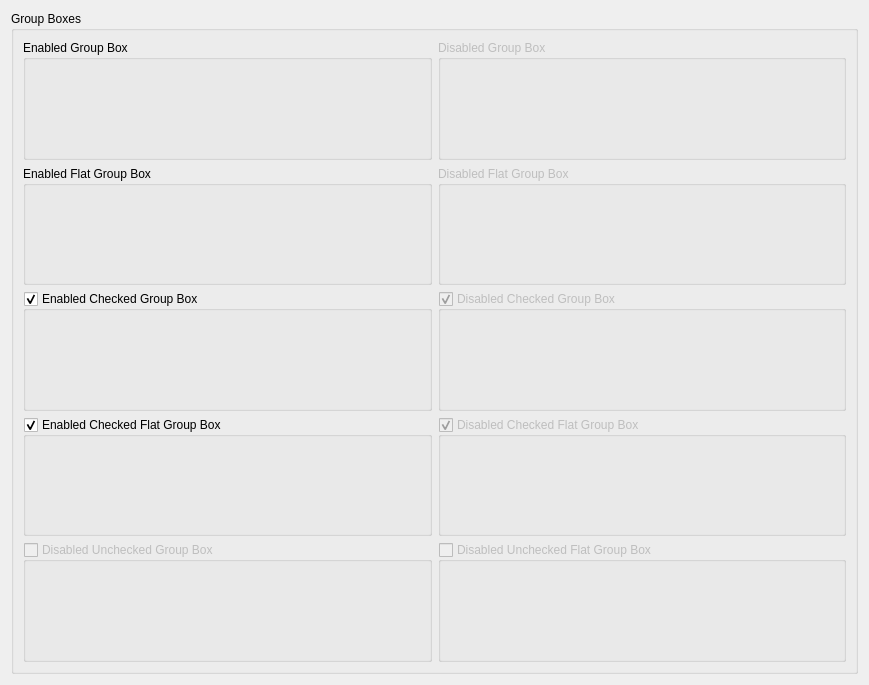
           <widget class="QWidget" name="scrollAreaWidgetContents_3">
            <property name="geometry">
             <rect>
              <x>0</x>
              <y>0</y>
              <width>869</width>
              <height>685</height>
             </rect>
            </property>
            <layout class="QVBoxLayout" name="verticalLayout_6">
             <item>
              <widget class="QGroupBox" name="groupBox_9">
               <property name="title">
                <string>Group Boxes</string>
               </property>
               <layout class="QGridLayout" name="gridLayout_12">
                <item row="2" column="0">
                 <widget class="QGroupBox" name="groupBox_16">
                  <property name="sizePolicy">
                   <sizepolicy hsizetype="Expanding" vsizetype="Expanding">
                    <horstretch>0</horstretch>
                    <verstretch>0</verstretch>
                   </sizepolicy>
                  </property>
                  <property name="title">
                   <string>Enabled Checked Group Box</string>
                  </property>
                  <property name="checkable">
                   <bool>true</bool>
                  </property>
                  <layout class="QGridLayout" name="gridLayout_20">
                   <item row="0" column="0">
                    <spacer name="verticalSpacer_6">
                     <property name="orientation">
                      <enum>Qt::Vertical</enum>
                     </property>
                     <property name="sizeType">
                      <enum>QSizePolicy::Fixed</enum>
                     </property>
                     <property name="sizeHint" stdset="0">
                      <size>
                       <width>20</width>
                       <height>50</height>
                      </size>
                     </property>
                    </spacer>
                   </item>
                  </layout>
                 </widget>
                </item>
                <item row="3" column="1">
                 <widget class="QGroupBox" name="groupBox_19">
                  <property name="enabled">
                   <bool>false</bool>
                  </property>
                  <property name="sizePolicy">
                   <sizepolicy hsizetype="Expanding" vsizetype="Expanding">
                    <horstretch>0</horstretch>
                    <verstretch>0</verstretch>
                   </sizepolicy>
                  </property>
                  <property name="title">
                   <string>Disabled Checked Flat Group Box</string>
                  </property>
                  <property name="flat">
                   <bool>true</bool>
                  </property>
                  <property name="checkable">
                   <bool>true</bool>
                  </property>
                  <layout class="QGridLayout" name="gridLayout_15">
                   <item row="0" column="0">
                    <spacer name="verticalSpacer_9">
                     <property name="orientation">
                      <enum>Qt::Vertical</enum>
                     </property>
                     <property name="sizeType">
                      <enum>QSizePolicy::Fixed</enum>
                     </property>
                     <property name="sizeHint" stdset="0">
                      <size>
                       <width>20</width>
                       <height>50</height>
                      </size>
                     </property>
                    </spacer>
                   </item>
                  </layout>
                 </widget>
                </item>
                <item row="0" column="0">
                 <widget class="QGroupBox" name="groupBox_10">
                  <property name="sizePolicy">
                   <sizepolicy hsizetype="Expanding" vsizetype="Expanding">
                    <horstretch>0</horstretch>
                    <verstretch>0</verstretch>
                   </sizepolicy>
                  </property>
                  <property name="title">
                   <string>Enabled Group Box</string>
                  </property>
                  <layout class="QGridLayout" name="gridLayout_13">
                   <item row="0" column="0">
                    <spacer name="verticalSpacer_2">
                     <property name="orientation">
                      <enum>Qt::Vertical</enum>
                     </property>
                     <property name="sizeType">
                      <enum>QSizePolicy::Fixed</enum>
                     </property>
                     <property name="sizeHint" stdset="0">
                      <size>
                       <width>20</width>
                       <height>50</height>
                      </size>
                     </property>
                    </spacer>
                   </item>
                  </layout>
                 </widget>
                </item>
                <item row="1" column="1">
                 <widget class="QGroupBox" name="groupBox_15">
                  <property name="enabled">
                   <bool>false</bool>
                  </property>
                  <property name="title">
                   <string>Disabled Flat Group Box</string>
                  </property>
                  <property name="flat">
                   <bool>true</bool>
                  </property>
                  <layout class="QGridLayout" name="gridLayout_18">
                   <item row="0" column="0">
                    <spacer name="verticalSpacer_5">
                     <property name="orientation">
                      <enum>Qt::Vertical</enum>
                     </property>
                     <property name="sizeType">
                      <enum>QSizePolicy::Fixed</enum>
                     </property>
                     <property name="sizeHint" stdset="0">
                      <size>
                       <width>20</width>
                       <height>50</height>
                      </size>
                     </property>
                    </spacer>
                   </item>
                  </layout>
                 </widget>
                </item>
                <item row="1" column="0">
                 <widget class="QGroupBox" name="groupBox_14">
                  <property name="sizePolicy">
                   <sizepolicy hsizetype="Expanding" vsizetype="Expanding">
                    <horstretch>0</horstretch>
                    <verstretch>0</verstretch>
                   </sizepolicy>
                  </property>
                  <property name="title">
                   <string>Enabled Flat Group Box</string>
                  </property>
                  <property name="flat">
                   <bool>true</bool>
                  </property>
                  <layout class="QGridLayout" name="gridLayout_19">
                   <item row="0" column="0">
                    <spacer name="verticalSpacer_4">
                     <property name="orientation">
                      <enum>Qt::Vertical</enum>
                     </property>
                     <property name="sizeType">
                      <enum>QSizePolicy::Fixed</enum>
                     </property>
                     <property name="sizeHint" stdset="0">
                      <size>
                       <width>20</width>
                       <height>50</height>
                      </size>
                     </property>
                    </spacer>
                   </item>
                  </layout>
                 </widget>
                </item>
                <item row="2" column="1">
                 <widget class="QGroupBox" name="groupBox_17">
                  <property name="enabled">
                   <bool>false</bool>
                  </property>
                  <property name="sizePolicy">
                   <sizepolicy hsizetype="Expanding" vsizetype="Expanding">
                    <horstretch>0</horstretch>
                    <verstretch>0</verstretch>
                   </sizepolicy>
                  </property>
                  <property name="title">
                   <string>Disabled Checked Group Box</string>
                  </property>
                  <property name="checkable">
                   <bool>true</bool>
                  </property>
                  <layout class="QGridLayout" name="gridLayout_17">
                   <item row="0" column="0">
                    <spacer name="verticalSpacer_7">
                     <property name="orientation">
                      <enum>Qt::Vertical</enum>
                     </property>
                     <property name="sizeType">
                      <enum>QSizePolicy::Fixed</enum>
                     </property>
                     <property name="sizeHint" stdset="0">
                      <size>
                       <width>20</width>
                       <height>50</height>
                      </size>
                     </property>
                    </spacer>
                   </item>
                  </layout>
                 </widget>
                </item>
                <item row="0" column="1">
                 <widget class="QGroupBox" name="groupBox_13">
                  <property name="enabled">
                   <bool>false</bool>
                  </property>
                  <property name="sizePolicy">
                   <sizepolicy hsizetype="Expanding" vsizetype="Expanding">
                    <horstretch>0</horstretch>
                    <verstretch>0</verstretch>
                   </sizepolicy>
                  </property>
                  <property name="title">
                   <string>Disabled Group Box</string>
                  </property>
                  <layout class="QGridLayout" name="gridLayout_14">
                   <item row="0" column="0">
                    <spacer name="verticalSpacer_3">
                     <property name="orientation">
                      <enum>Qt::Vertical</enum>
                     </property>
                     <property name="sizeType">
                      <enum>QSizePolicy::Fixed</enum>
                     </property>
                     <property name="sizeHint" stdset="0">
                      <size>
                       <width>20</width>
                       <height>50</height>
                      </size>
                     </property>
                    </spacer>
                   </item>
                  </layout>
                 </widget>
                </item>
                <item row="3" column="0">
                 <widget class="QGroupBox" name="groupBox_18">
                  <property name="sizePolicy">
                   <sizepolicy hsizetype="Expanding" vsizetype="Expanding">
                    <horstretch>0</horstretch>
                    <verstretch>0</verstretch>
                   </sizepolicy>
                  </property>
                  <property name="title">
                   <string>Enabled Checked Flat Group Box</string>
                  </property>
                  <property name="flat">
                   <bool>true</bool>
                  </property>
                  <property name="checkable">
                   <bool>true</bool>
                  </property>
                  <layout class="QGridLayout" name="gridLayout_16">
                   <item row="0" column="0">
                    <spacer name="verticalSpacer_8">
                     <property name="orientation">
                      <enum>Qt::Vertical</enum>
                     </property>
                     <property name="sizeType">
                      <enum>QSizePolicy::Fixed</enum>
                     </property>
                     <property name="sizeHint" stdset="0">
                      <size>
                       <width>20</width>
                       <height>50</height>
                      </size>
                     </property>
                    </spacer>
                   </item>
                  </layout>
                 </widget>
                </item>
                <item row="4" column="0">
                 <widget class="QGroupBox" name="groupBox_20">
                  <property name="enabled">
                   <bool>false</bool>
                  </property>
                  <property name="sizePolicy">
                   <sizepolicy hsizetype="Expanding" vsizetype="Expanding">
                    <horstretch>0</horstretch>
                    <verstretch>0</verstretch>
                   </sizepolicy>
                  </property>
                  <property name="title">
                   <string>Disabled Unchecked Group Box</string>
                  </property>
                  <property name="checkable">
                   <bool>true</bool>
                  </property>
                  <property name="checked">
                   <bool>false</bool>
                  </property>
                  <layout class="QGridLayout" name="gridLayout_21">
                   <item row="0" column="0">
                    <spacer name="verticalSpacer_11">
                     <property name="orientation">
                      <enum>Qt::Vertical</enum>
                     </property>
                     <property name="sizeType">
                      <enum>QSizePolicy::Fixed</enum>
                     </property>
                     <property name="sizeHint" stdset="0">
                      <size>
                       <width>20</width>
                       <height>50</height>
                      </size>
                     </property>
                    </spacer>
                   </item>
                  </layout>
                 </widget>
                </item>
                <item row="4" column="1">
                 <widget class="QGroupBox" name="groupBox_21">
                  <property name="enabled">
                   <bool>false</bool>
                  </property>
                  <property name="sizePolicy">
                   <sizepolicy hsizetype="Expanding" vsizetype="Expanding">
                    <horstretch>0</horstretch>
                    <verstretch>0</verstretch>
                   </sizepolicy>
                  </property>
                  <property name="title">
                   <string>Disabled Unchecked Flat Group Box</string>
                  </property>
                  <property name="flat">
                   <bool>true</bool>
                  </property>
                  <property name="checkable">
                   <bool>true</bool>
                  </property>
                  <property name="checked">
                   <bool>false</bool>
                  </property>
                  <layout class="QGridLayout" name="gridLayout_22">
                   <item row="0" column="0">
                    <spacer name="verticalSpacer_10">
                     <property name="orientation">
                      <enum>Qt::Vertical</enum>
                     </property>
                     <property name="sizeType">
                      <enum>QSizePolicy::Fixed</enum>
                     </property>
                     <property name="sizeHint" stdset="0">
                      <size>
                       <width>20</width>
                       <height>50</height>
                      </size>
                     </property>
                    </spacer>
                   </item>
                  </layout>
                 </widget>
                </item>
               </layout>
              </widget>
             </item>
            </layout>
           </widget>
